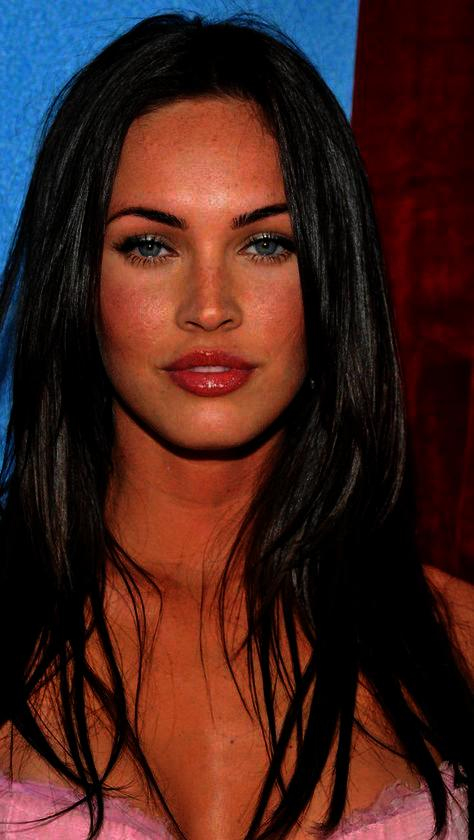
#> input picture cv-01/dark_megan.jpeg, 474 x 840 px, given in place of Lenna.png, which was not available
$ jupyter execute --allow-errors opencv_demo.ipynb   (text cells are left out)
#> lines starting #> are read from the running program, lines starting #| are printed output that depends on the picture; after the words box and inside, x2 and y2 are one past the last pixel; in counts of white or black regions, pixels touching at a corner belong together; pictures that were not available may be replaced by others from this repository, and a replacement may not be noted
[cell 1]
import cv2
import matplotlib.pyplot as plt
import numpy as np

[cell 2]
img = cv2.imread('/content/Lenna.png')
#> img is the input picture: shape (840, 474, 3); mean B, G, R 30.2, 34.3, 67.4

[cell 3]
print(img)
#> (printed output is left out)

[cell 4]
plt.imshow(img)
plt.show()

[cell 5]
img = cv2.cvtColor(img, cv2.COLOR_BGR2RGB)
plt.imshow(img)
plt.show()

[cell 6]
cropped_img = img[600:1900, 500:1500]
#> cropped_img = empty array
#> (the rest of this cell did not finish here and is left out)

[cell 7]
resized_img = cv2.resize(img, (600, 400), interpolation = cv2.INTER_AREA)
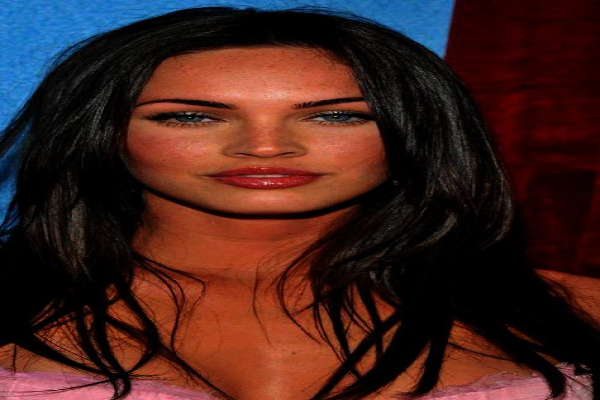
#> resized_img: shape (400, 600, 3); mean R, G, B 67.3, 34.2, 30.1
plt.imshow(resized_img)
plt.show()

[cell 8]
output = img.copy()
cv2.rectangle(output, (550, 200), (1500, 1600), (0, 255, 255), 10)
plt.imshow(output)
plt.show()

[cell 9]
output = img.copy()
cv2.putText(output, "Lenna", (500, 1800), cv2.FONT_HERSHEY_SIMPLEX, 15, (30, 105, 210), 40)
plt.imshow(output)
plt.show()

[cell 10]
gray_img = cv2.cvtColor(img, cv2.COLOR_RGB2GRAY)
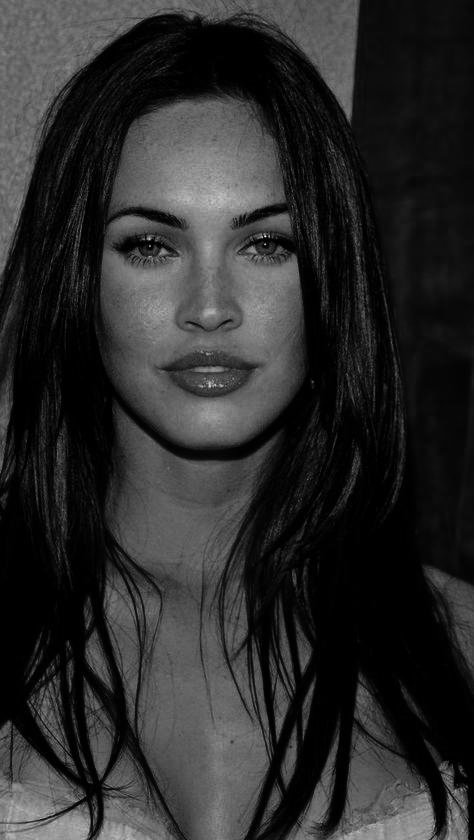
#> gray_img: shape (840, 474); min 0, max 243, mean 43.7
_, thresholded_img = cv2.threshold(gray_img, 127, 255, 0)
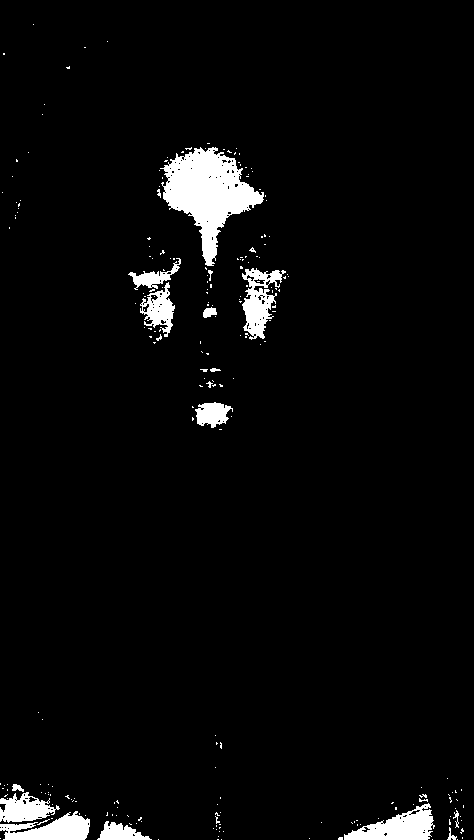
#> thresholded_img: shape (840, 474); 3.8% white; 230 white regions (213 under 20 px), largest, box (x1, y1, x2, y2) and area: (160, 147, 264, 266) 5646, (344, 803, 435, 840) 1773, (0, 811, 90, 840) 1553
plt.subplot(121)
plt.imshow(gray_img)
plt.subplot(122)
plt.imshow(thresholded_img)
plt.show()
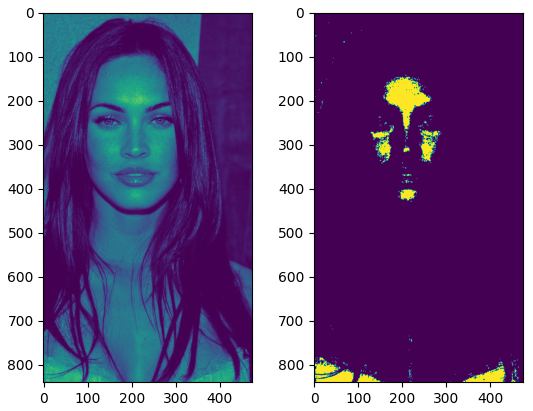
#> figure drawn by matplotlib, 2 panels

[cell 11]
gray_img = cv2.cvtColor(img, cv2.COLOR_RGB2GRAY)
_, thresholded_img = cv2.threshold(gray_img, 127, 255, 0)
plt.subplot(121)
plt.imshow(gray_img, cmap='gray')
plt.subplot(122)
plt.imshow(thresholded_img, cmap='gray')
plt.show()

[cell 12]
noise = np.random.randint(0, 255, (2048,2048,3)).astype(np.uint8)
#> (the rest of this cell did not finish here and is left out)

#> (a cell that did not finish here is left out)

[cell 14]
pesh = cv2.imread('peshehod.jpeg')
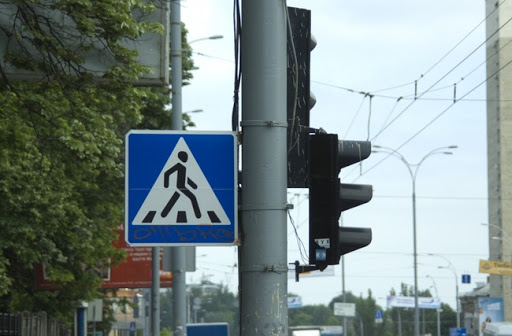
#> input picture cv-01/peshehod.jpeg, 512 x 336 px
#> pesh is the input picture: shape (336, 512, 3); mean B, G, R 136.3, 136.7, 122.6
plt.imshow(pesh) #перепутаны местами каналы, не забудьте))

#> (a cell that did not finish here is left out)

[cell 16]
### PUT YOUR CODE HERE

#Введите число, полученное в результате выполнения кода ниже в строку для ответов
print(np.sum(thresholded_img)/255)
#| 15251.0
